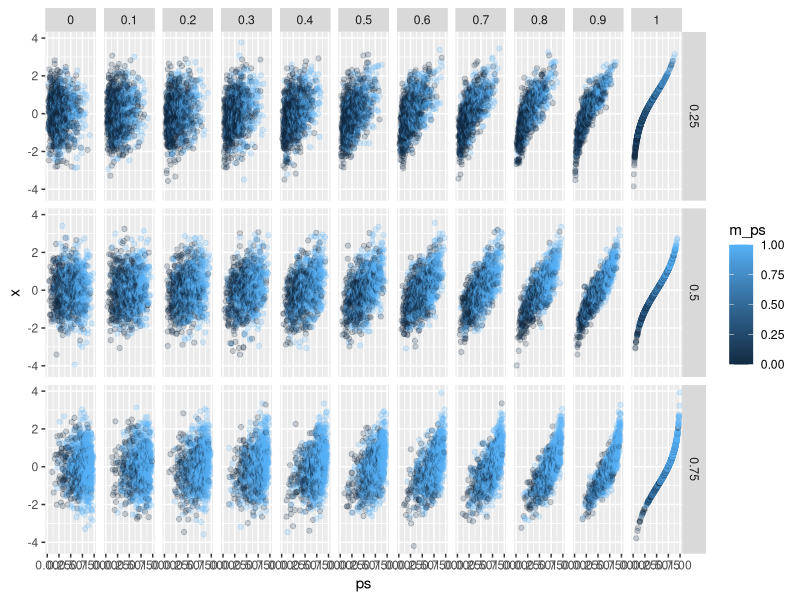
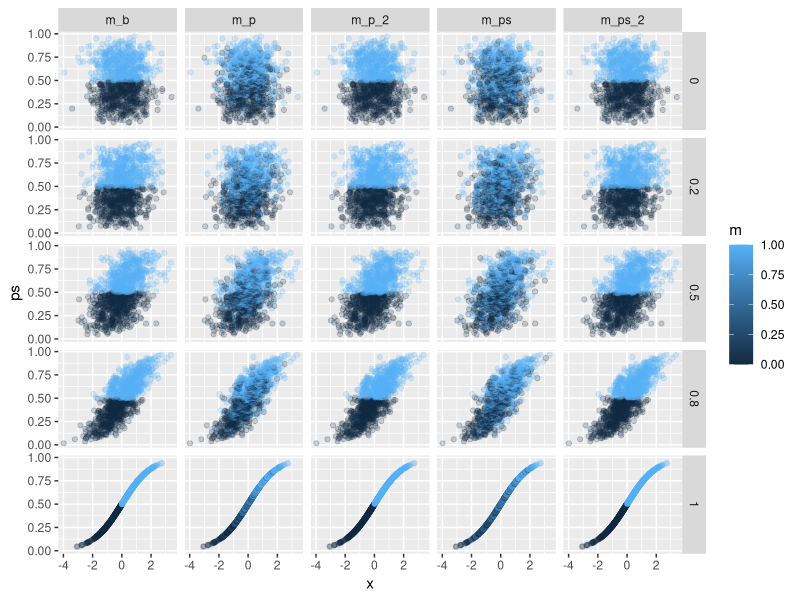
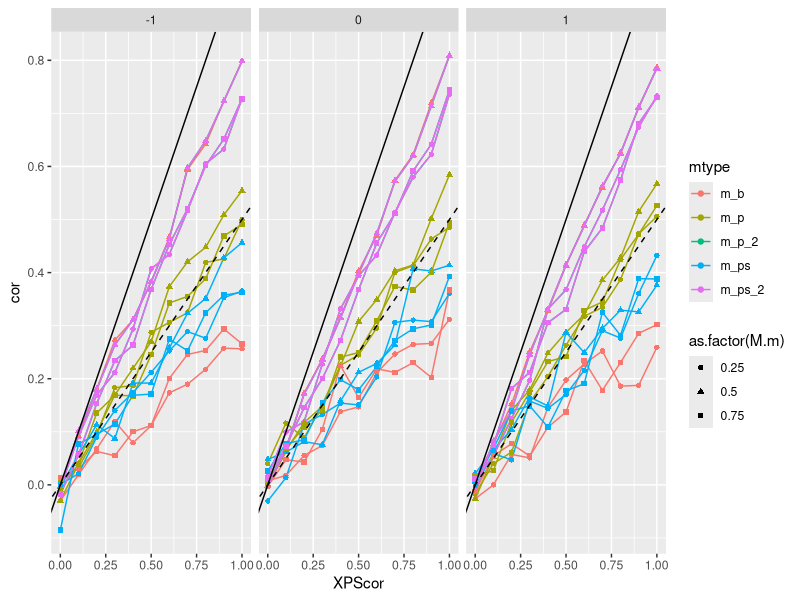
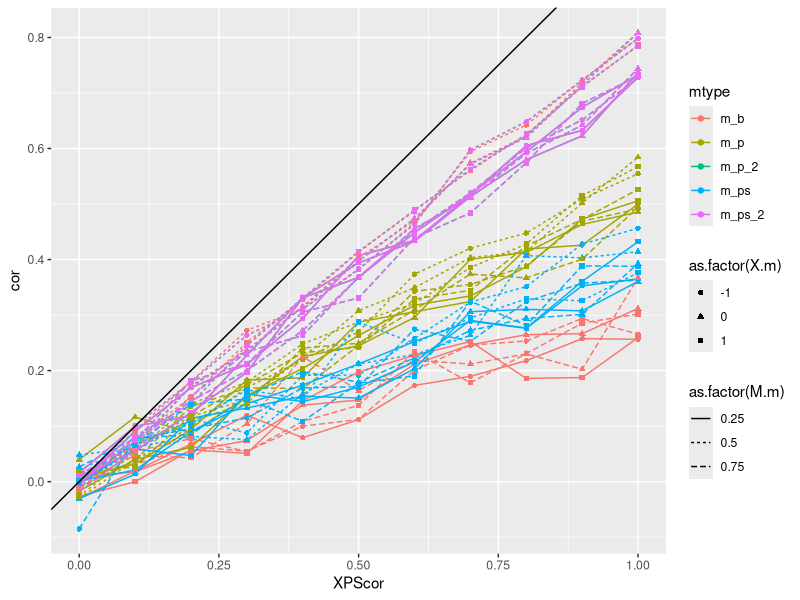
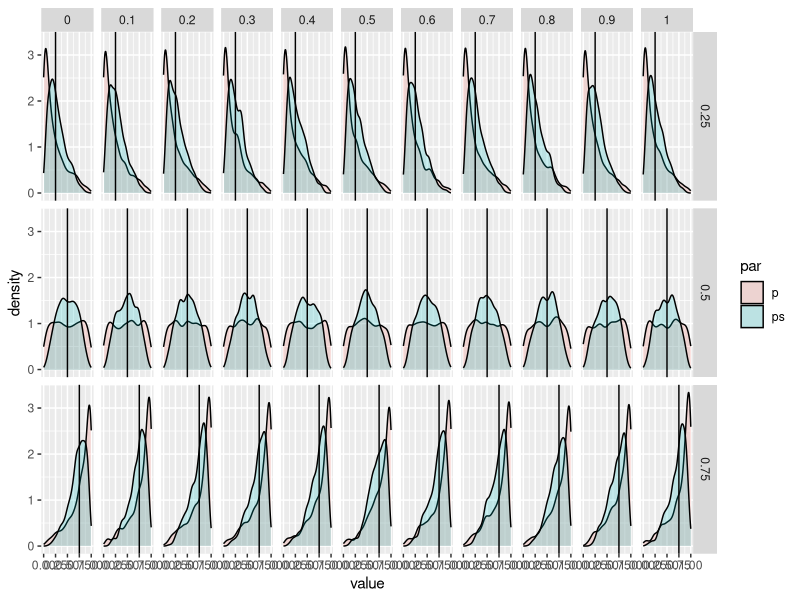
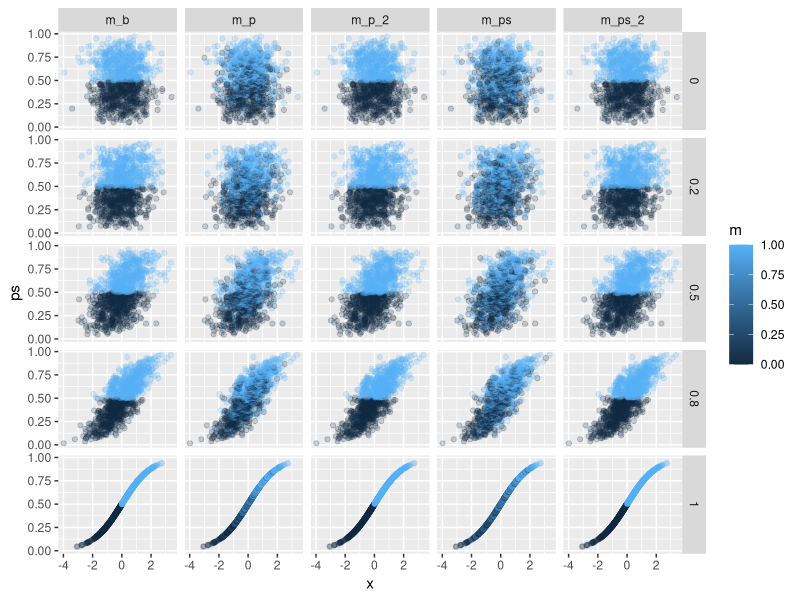

Here is the R script that generated these plots, in order: (Note: this script raises an error after producing the figures.)
library(MASS)
library(tidyverse)

logit <- function(p) log(p/(1 - p))
expit <- function(x) exp(x) / (exp(x) + 1)
flip <- function(ps) rbinom(length(ps), 1, ps)
stand <- function(x) (x - mean(x)) / (sum((x - mean(x))^2) / length(x))
GMC <- function(x) x - mean(x)

# data.frame(x = rnorm(10^5)) %>% 
#   mutate(p = pnorm(x), b = qbinom(p, 1, .75)) %>% 
#   summarise(x.m = mean(x), m.m = mean(b), cor = cor(x,b))

test <- function(XPScor, X.m = 0, X.sd = 1, M.m = .5) {
  n <- 10^3
  
  vars <- mvrnorm(n = n, mu = c(X.m,logit(M.m)), Sigma = matrix(c(X.sd, XPScor, XPScor, 1), 2, 2), empirical = T)
  
  data.frame(x = vars[,1],
             p = pnorm(vars[,2]),
             ps = expit(vars[,2])) %>%
    mutate(m_ps = flip(ps),
           m_p = flip(p),
           m_b = qbinom(p, 1, M.m),
           m_b = qbinom(ps, 1, M.m)) %>% 
    arrange(ps) %>%
    mutate(rank = n():1,
           m_ps_2 = as.numeric(rank <= n() * M.m)) %>%
    arrange(p) %>%
    mutate(rank = n():1,
           m_p_2 = as.numeric(rank <= n() * M.m)) %>%
    dplyr::select(-rank)
}

results <- expand.grid(list(XPScor = 0:10/10, X.m = c(-1, 0, 1), M.m = c(.25, .5, .75))) %>%
  plyr::mdply(test)

results %>%
  filter(X.m == 0) %>%
  ggplot(aes(x = ps, y = x, color = m_ps)) +
  geom_point(alpha = .2) +
  facet_grid(M.m~XPScor)


results %>%
  filter(X.m == 0, M.m == .5, XPScor %in% c(0, .2, .5, .8, 1)) %>%
  gather(key = mtype, value = m, m_ps:m_p_2) %>%
  ggplot(aes(x = ps, y = x, color = m)) +
  coord_flip() + 
  geom_point(alpha = .2) +
  # facet_grid(mtype~XPScor)
  facet_grid(XPScor~mtype)

ggsave(file = "image2.jpeg")


results %>%
  gather(key = mtype, value = m, m_ps:m_p_2) %>%
  group_by(XPScor, X.m, M.m, mtype) %>%
  summarise(cor = cor(x, m)) %>%
  # filter(mtype %in% c("m_p_2", "m_ps_2")) %>%
  ggplot(aes(x = XPScor, y = cor, color = mtype, shape = as.factor(M.m))) +
  geom_line() +
  geom_point() +
  geom_abline(intercept = 0, slope = 1) +
  geom_abline(intercept = 0, slope = .5, linetype = "dashed") +
  facet_wrap(~X.m)

results %>%
  gather(key = mtype, value = m, m_ps:m_p_2) %>%
  group_by(XPScor, X.m, M.m, mtype) %>%
  summarise(cor = cor(x, m)) %>%
  # filter(mtype %in% c("m_p_2", "m_ps_2")) %>%
  ggplot(aes(x = XPScor, y = cor, color = mtype, shape = as.factor(X.m), linetype = as.factor(M.m))) +
  geom_line() +
  geom_point() +
  geom_abline(intercept = 0, slope = 1) #+
  # facet_wrap(M.m~X.m)

results %>%
  filter(X.m == 0) %>%
  gather(key = par, value = value, p:ps) %>%
  ggplot(aes(x = value, fill = par)) +
  geom_density(alpha = .2) +
  geom_vline(aes(xintercept = M.m)) +
  facet_grid(M.m ~ XPScor)

results %>%
  group_by(XPScor, X.m, M.m) %>%
  summarise_all(mean) %>%
  gather(key = newVar, value = value, p:m) %>%
  ggplot(aes(x = XPScor, y = value, color = newVar)) +
  geom_point() +
  geom_line() +
  geom_hline(aes(yintercept = M.m)) +
  facet_grid(M.m ~ X.m)




library(modelr)

mod <- function(df) {
  lm(m ~ x, df)
}

revert <- results %>%
  group_by(XPScor, X.m, M.m) %>%
  nest() %>%
  mutate(model = map(data, mod),
         value = map(model, coef)) %>%
  unnest(value) %>%
  mutate(coef = rep(c("b0", "b1"), n()/2)) %>%
  spread(key = coef, value = value)


